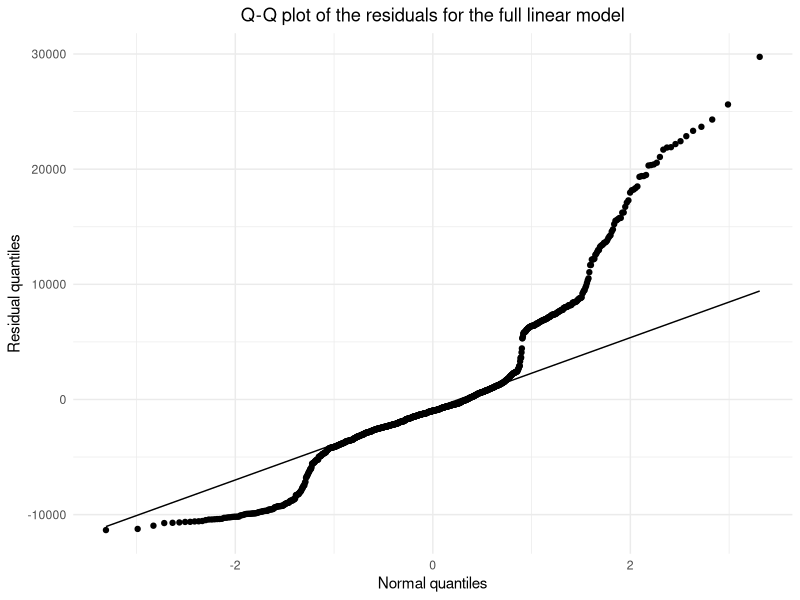
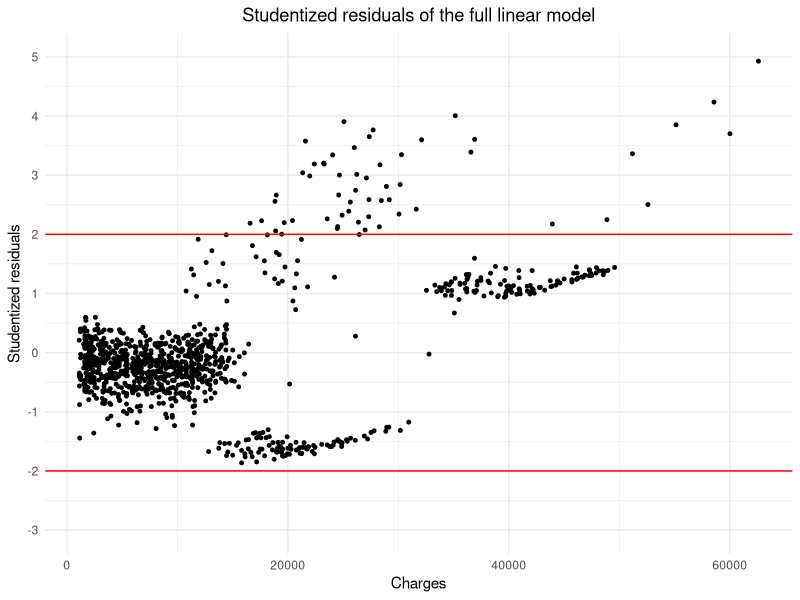
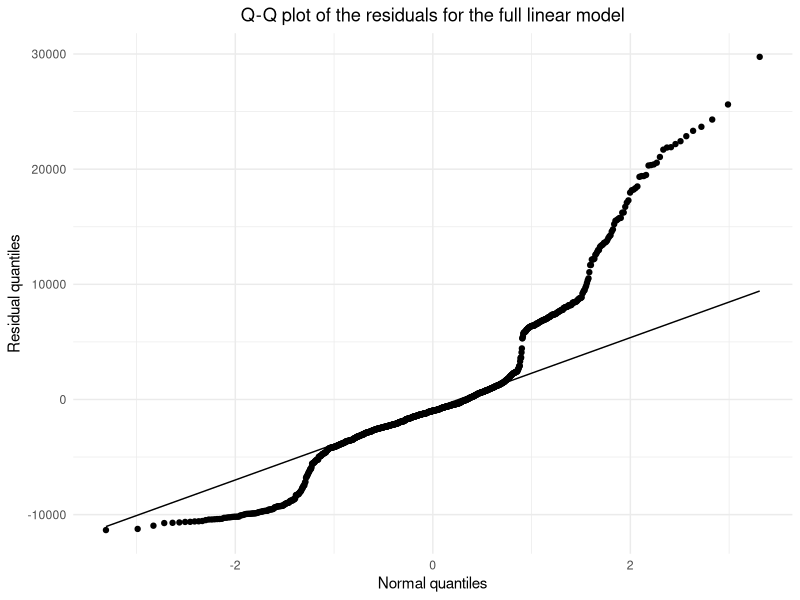
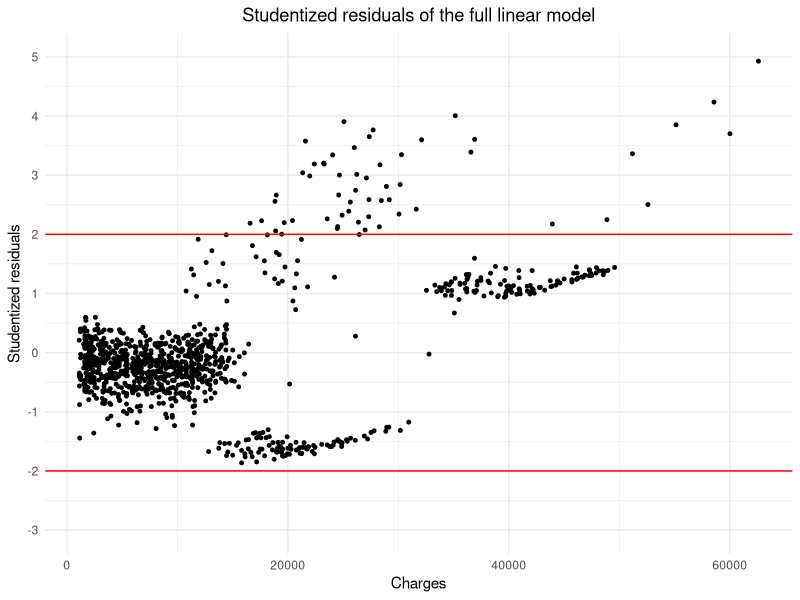

Write the R code that produced these figures, in order.
# Packages
library(here)
library(readr)
library(tibble)
library(dplyr)
library(ggplot2)

# Import the training set
df <- read_csv(here('data_r/df_train.csv'))

# Compute the t-statistic of BMI in the full model
lm_full <- lm(charges~., data=df)
summary(lm_full)

# Or compute the F-statistic of the nested models
lm_no_bmi <- lm(charges~.-bmi, data=df)
anova(lm_no_bmi, lm_full)

# The nullity test for the BMI's coefficient are equivalent: t² = F (10.381² = 107.77)

# (Ab)Normality
qqplot <- ggplot(
  tibble(residuals = residuals(lm_full)),
  aes(sample = residuals)
  ) +
  stat_qq() +
  stat_qq_line() +
  xlab("Normal quantiles") +
  ylab("Residual quantiles") +
  ggtitle("Q-Q plot of the residuals for the full linear model") +
  theme_minimal() +
  theme(plot.title = element_text(hjust = 0.5))

# Homoscedasticity
studentized_residuals <- rstudent(lm_full)

student_res_plot <- ggplot(
  data = df %>% select(charges) %>% mutate(rstudent=studentized_residuals)
  ) +
  geom_point(aes(x=charges, y = rstudent), size = 1) +
  geom_hline(yintercept=2, color = "red") +
  geom_hline(yintercept=-2, color = "red") +
  scale_y_continuous(breaks = seq(-5, 5), limits=c(-3, 5)) +
  xlab("Charges") +
  ylab("Studentized residuals") +
  ggtitle("Studentized residuals of the full linear model") +
  theme_minimal() +
  theme(plot.title = element_text(hjust = 0.5))

print(qqplot)
print(student_res_plot)

# Percentage of studentized residuals greater than 2
sum(studentized_residuals>2)/length(studentized_residuals)

ggsave("plots_r/qq_plot.png", qqplot, dpi = "retina")
ggsave("plots_r/studentized_residuals.png", student_res_plot, dpi = "retina")
